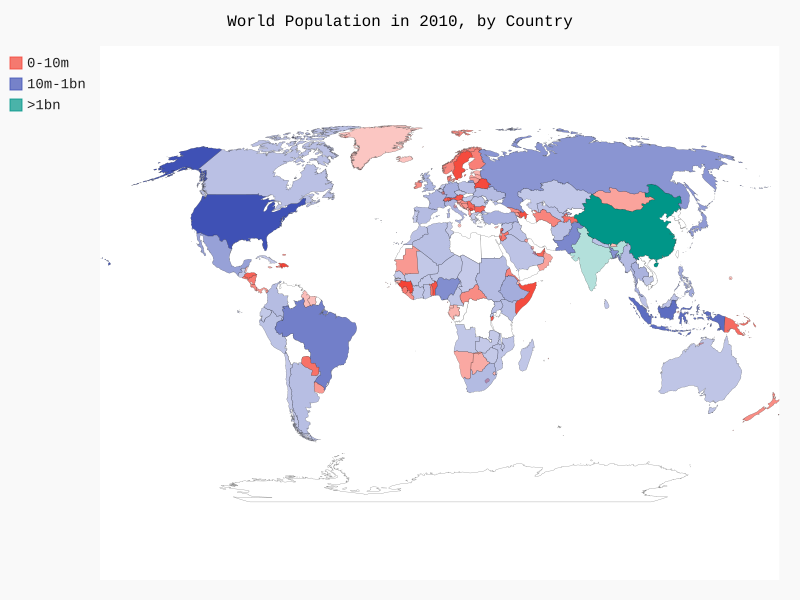

This chart was generated by the following Python code:
import json, pygal

from country_codes import get_country_code

filename = 'population_data.json'
with open(filename) as f:
    pop_data = json.load(f)

cc_populations = {}
for pop_dict in pop_data:
    if pop_dict['Year'] == '2010':
        country_name = pop_dict['Country Name']
        population = int(float(pop_dict['Value']))
        code = get_country_code(country_name)
        if code:
            cc_populations[code] = population

# 根据人口数量将所有的国家分成三组
cc_pops_1, cc_pops_2, cc_pops_3 = {}, {}, {}
for cc, pop in cc_populations.items():
    if pop < 10000000:
        cc_pops_1[cc] = pop
    elif pop < 1000000000:
        cc_pops_2[cc] = pop
    else:
        cc_pops_3[cc] = pop

print(len(cc_pops_1), len(cc_pops_2), len(cc_pops_3))

wm = pygal.maps.world.World()
wm.title = 'World Population in 2010, by Country'
wm.add('0-10m', cc_pops_1)
wm.add('10m-1bn', cc_pops_2)
wm.add('>1bn', cc_pops_3)

wm.render_to_file('world_population.svg')
